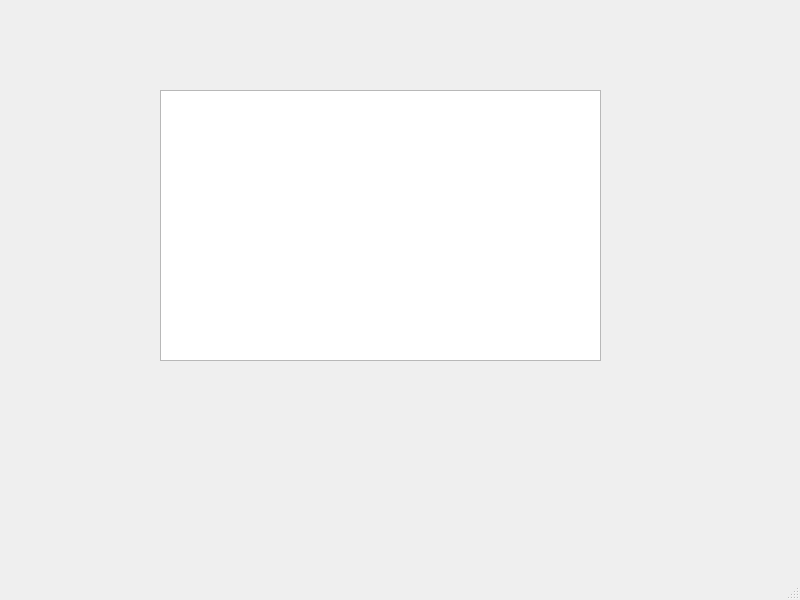
<?xml version="1.0" encoding="UTF-8"?>
<ui version="4.0">
 <class>MainWindow</class>
 <widget class="QMainWindow" name="MainWindow">
  <property name="geometry">
   <rect>
    <x>0</x>
    <y>0</y>
    <width>800</width>
    <height>600</height>
   </rect>
  </property>
  <property name="windowTitle">
   <string>MainWindow</string>
  </property>
  <widget class="QWidget" name="centralwidget">
   <widget class="QTextEdit" name="textEdit">
    <property name="geometry">
     <rect>
      <x>160</x>
      <y>90</y>
      <width>441</width>
      <height>271</height>
     </rect>
    </property>
   </widget>
  </widget>
  <widget class="QMenuBar" name="menubar">
   <property name="geometry">
    <rect>
     <x>0</x>
     <y>0</y>
     <width>800</width>
     <height>26</height>
    </rect>
   </property>
  </widget>
  <widget class="QStatusBar" name="statusbar"/>
 </widget>
 <resources/>
 <connections/>
</ui>
